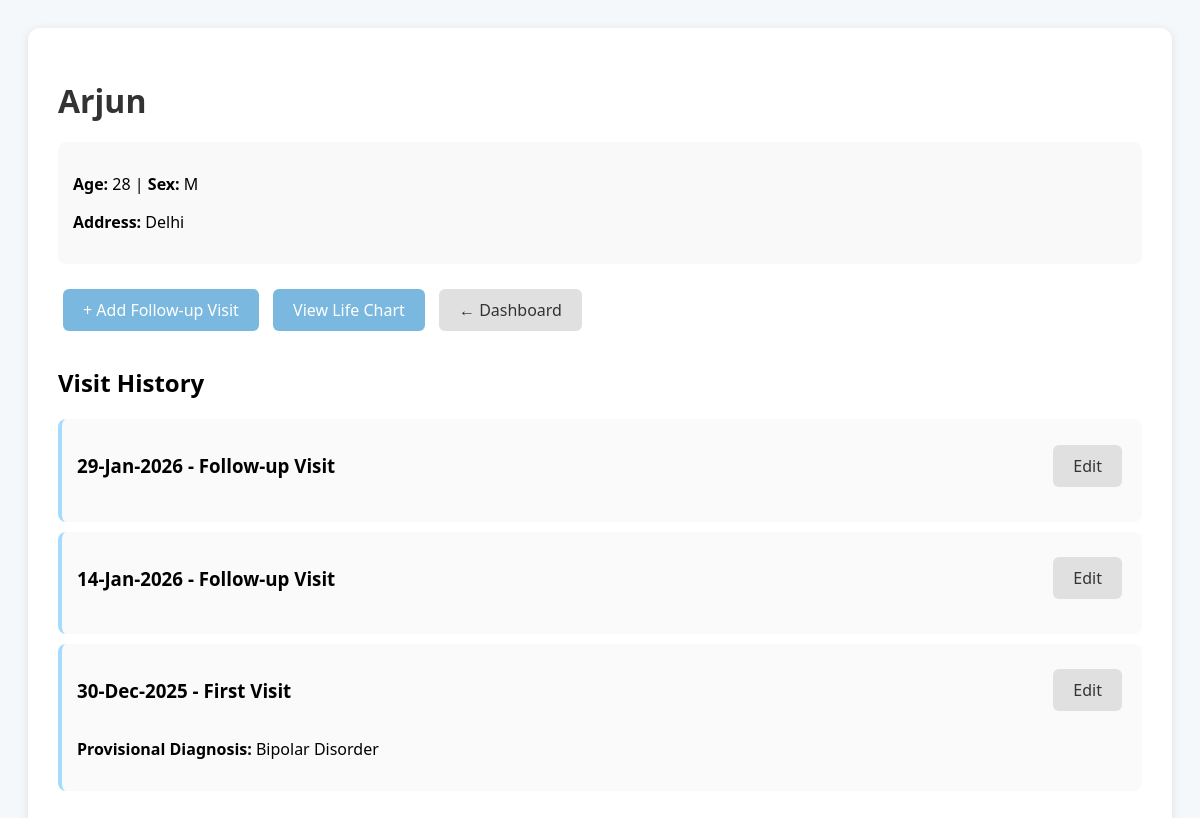
/patient/1 (signed in), run on the app's committed database.
### models.py (models this page shows)
class Patient(db.Model):
    __tablename__ = 'patients'
    id = db.Column(db.Integer, primary_key=True)
    name = db.Column(db.String(100), nullable=False)
    age = db.Column(db.Integer, nullable=False)
    sex = db.Column(db.String(10), nullable=False)
    address = db.Column(db.Text)
    doctor_id = db.Column(db.Integer, db.ForeignKey('doctors.id'), nullable=False)
    visits = db.relationship('Visit', backref='patient', lazy=True, cascade='all, delete-orphan')

class Visit(db.Model):
    __tablename__ = 'visits'
    id = db.Column(db.Integer, primary_key=True)
    patient_id = db.Column(db.Integer, db.ForeignKey('patients.id'), nullable=False)
    date = db.Column(db.Date, nullable=False)
    visit_type = db.Column(db.String(20), nullable=False)  # 'First' or 'Follow-up'
    provisional_diagnosis = db.Column(db.Text)
    differential_diagnosis = db.Column(db.Text)
    note = db.Column(db.Text)
    symptom_entries = db.relationship('SymptomEntry', backref='visit', lazy=True, cascade='all, delete-orphan')
    medication_entries = db.relationship('MedicationEntry', backref='visit', lazy=True, cascade='all, delete-orphan')
    side_effect_entries = db.relationship('SideEffectEntry', backref='visit', lazy=True, cascade='all, delete-orphan')
    mse_entries = db.relationship('MSEEntry', backref='visit', lazy=True, cascade='all, delete-orphan')

### app.py (the view)
@app.route('/patient/<int:patient_id>')
@login_required
def patient_detail(patient_id):
    patient = Patient.query.get_or_404(patient_id)
    visits = Visit.query.filter_by(patient_id=patient_id).order_by(Visit.date.desc()).all()
    return render_template('patient_detail.html', patient=patient, visits=visits)

### app.py (called while the page is built)
def login_required(f):
    @wraps(f)
    def decorated_function(*args, **kwargs):
        if 'logged_in' not in session and 'guest' not in session:
            flash('Please log in to access this page.', 'error')
            return redirect(url_for('landing'))
        return f(*args, **kwargs)
    return decorated_function

### templates/patient_detail.html (shortened to what this page needs)
<!DOCTYPE html>
<html lang="en">
<head>
</head>
<body>
    <div class="container">
        <h1>{{ patient.name }}</h1>
        <div class="patient-info">
            <p><strong>Age:</strong> {{ patient.age }} | <strong>Sex:</strong> {{ patient.sex }}</p>
            <p><strong>Address:</strong> {{ patient.address or 'Not provided' }}</p>
        </div>
        <div>
            <a href="{{ url_for('add_visit', patient_id=patient.id) }}" class="btn btn-primary">+ Add Follow-up Visit</a>
            <a href="{{ url_for('life_chart', patient_id=patient.id) }}" class="btn btn-primary">View Life Chart</a>
            <a href="{{ url_for('dashboard') }}" class="btn btn-secondary">← Dashboard</a>
        </div>
        <div class="visits-list">
            <h2>Visit History</h2>
            {% for visit in visits %}
            <div class="visit-item">
                <div class="visit-header">
                    <h3>{{ visit.date.strftime('%d-%b-%Y') }} - {{ visit.visit_type }} Visit</h3>
                    <a href="{{ url_for('edit_visit', visit_id=visit.id) }}" class="btn btn-secondary">Edit</a>
                </div>
                {% if visit.provisional_diagnosis %}
                <p><strong>Provisional Diagnosis:</strong> {{ visit.provisional_diagnosis }}</p>
                {% endif %}
            </div>
            {% endfor %}
        </div>
    </div>
</body>
</html>

### templates/patient_detail.html (style rules this page uses)
body { font-family: 'Segoe UI', sans-serif; background: #f4f8fb; padding: 20px; }
.container { max-width: 1200px; margin: 0 auto; background: white; padding: 30px; border-radius: 12px; box-shadow: 0 2px 10px rgba(0,0,0,0.1); }
h1 { color: #333; margin-bottom: 20px; }
.patient-info { background: #f9f9f9; padding: 15px; border-radius: 8px; margin-bottom: 20px; }
.btn { padding: 10px 20px; border: none; border-radius: 6px; cursor: pointer; text-decoration: none; display: inline-block; margin: 5px; }
.btn-primary { background: #7ab8e0; color: white; }
.btn-secondary { background: #e0e0e0; color: #333; }
.visits-list { margin-top: 30px; }
.visit-item { background: #fafafa; padding: 15px; margin-bottom: 10px; border-radius: 8px; border-left: 4px solid #A5DCFE; }
.visit-header { display: flex; justify-content: space-between; align-items: center; margin-bottom: 10px; }

### data on the page
Patient: name "Arjun", age "28", sex "M", address "Delhi"
Visit: date "29-Jan-2026", visit_type "Follow-up"
Visit: date "14-Jan-2026", visit_type "Follow-up"
Visit: date "30-Dec-2025", visit_type "First", provisional_diagnosis "Bipolar Disorder"
